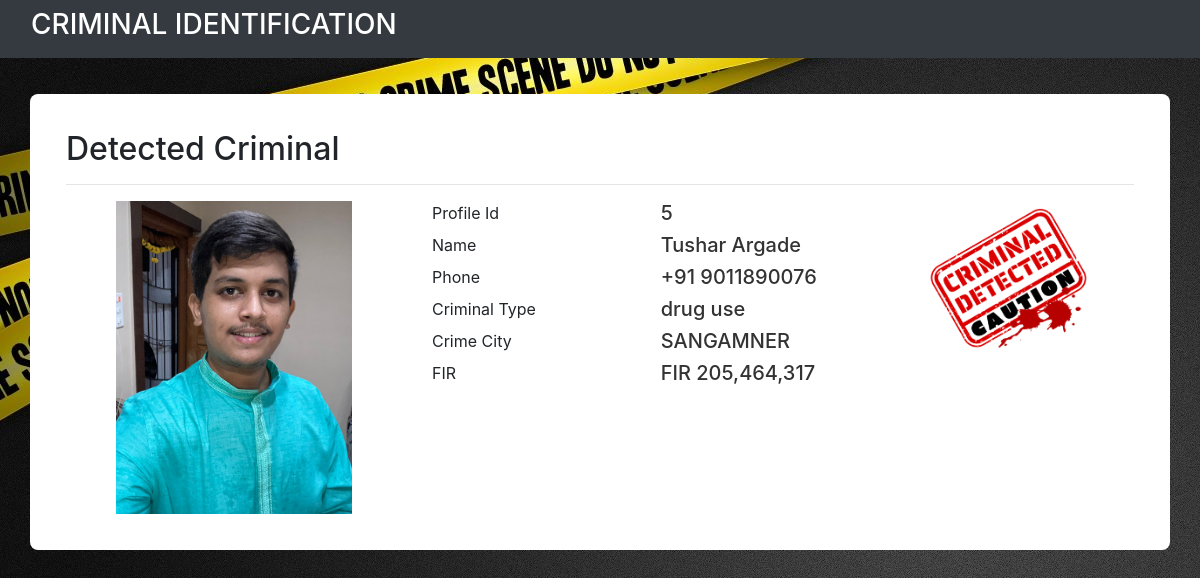
The app's page /details/ (signed in) with its own data.
### core/models.py (models this page shows, shortened)
class Profile(models.Model):
    first_name = models.CharField(max_length=70)
    last_name = models.CharField(max_length=70)
    date = models.DateField()
    phone = models.BigIntegerField()
    city = models.CharField(max_length=70)
    crime_type = models.CharField(choices=types,max_length=20,null=True,blank=False,default='arson')
    fir = models.CharField(max_length=500)
    detect = models.BooleanField(default=False)
    image = models.ImageField()
    updated = models.DateTimeField(auto_now=True)

### core/views.py (the view)
# urls.py: path('details/', details, name= 'details'),
@login_required(login_url="log_in")
@cache_control(no_cache = True, must_revalidate = True, no_store = True)
def details(request):
    try:
        last_face = LastFace.objects.last()
        profile = Profile.objects.get(Q(image__icontains=last_face))
    except:
        last_face = None
        profile = None
    context = {
        'profile': profile,
        'last_face': last_face
    }
    return render(request, 'core/details.html', context)

### core/models.py (called while the page is built)
    def __str__(self):
        return self.last_face

### core/templates/core/details.html (shortened to what this page needs)
{% extends "core/base.html" %}
{% load static %}
{% block content %}
{% if profile == None %}
<div class="container emp-profile">
    <div class="row">
        <div class="col-md-5">
            <div class="alert alert-warning">
                <svg width="1.0625em" height="1em" viewBox="0 0 17 16" class="bi bi-exclamation-triangle"
                    fill="currentColor" xmlns="http://www.w3.org/2000/svg">
                    <path fill-rule="evenodd"
                        d="M7.938 2.016a.146.146 0 0 0-.054.057L1.027 13.74a.176.176 0 0 0-.002.183c.016.03.037.05.054.06.015.01.034.017.066.017h13.713a.12.12 0 0 0 .066-.017.163.163 0 0 0 .055-.06.176.176 0 0 0-.003-.183L8.12 2.073a.146.146 0 0 0-.054-.057A.13.13 0 0 0 8.002 2a.13.13 0 0 0-.064.016zm1.044-.45a1.13 1.13 0 0 0-1.96 0L.165 13.233c-.457.778.091 1.767.98 1.767h13.713c.889 0 1.438-.99.98-1.767L8.982 1.566z" />
                    <path
                        d="M7.002 12a1 1 0 1 1 2 0 1 1 0 0 1-2 0zM7.1 5.995a.905.905 0 1 1 1.8 0l-.35 3.507a.552.552 0 0 1-1.1 0L7.1 5.995z" />
                </svg>
                <p><b>Note: </b>
                <ul>
                    <li>It takes some time to turn on the scanner if your computer hardware
                        does not meet the requirements of the face recognition software</li>
                    <li>consider providing good lighting and good resolution cameras
                        for the software to work properly</li>
                </ul>
                <small>(this window will disappear after running the first scan)</small>
                </p>
            </div>
        </div>
        <div class="col-md-1">
        </div>
        <div class="col-md-6">
            <div>
                <img src="{% static 'img/fgirl.jpg'%}" alt="" width="99%">
            </div>
        </div>
    </div>
</div>
{% else %}
<div class="container emp-profile">
    <h2>Detected Criminal</h2>
    <hr>
        <div class="row">
            <div class="col-md-4">
                <div class="profile-img">
                    <img src="{{ profile.image.url }}" alt="" />
                </div>
            </div>
            <div class="col-md-5">
                <div class="profile-head">
                    <div class="row">
                        <div class="col-md-6">
                            <label>Profile Id</label>
                        </div>
                        <div class="col-md-6">
                            <h5>{{profile.id}}</h5>
                        </div>
                    </div>
                    <div class="row">
                        <div class="col-md-6">
                            <label>Name</label>
                        </div>
                        <div class="col-md-6">
                            <h5>{{profile.first_name}} {{profile.last_name}}</h5>
                        </div>
                    </div>
                    <div class="row">
                        <div class="col-md-6">
                            <label>Phone</label>
                        </div>
                        <div class="col-md-6">
                            <h5>+91 {{profile.phone}}</h5>
                        </div>
                    </div>
                    <div class="row">
                        <div class="col-md-6">
                            <label>Criminal Type</label>
                        </div>
                        <div class="col-md-6">
                            <h5>{{ profile.crime_type }}</h5>
                        </div>
                    </div>
                    <div class="row">
                        <div class="col-md-6">
                            <label>Crime City</label>
                        </div>
                        <div class="col-md-6">
                            <h5>{{ profile.city }}</h5>
                        </div>
                    </div>
                    <div class="row">
                        <div class="col-md-6">
                            <label>FIR</label>
                        </div>
                        <div class="col-md-6">
                            <h5>{{ profile.fir }}</h5>
                        </div>
                    </div>
                </div>
            </div>
            <div class="col-md-3">
                <div class="profile-img">
                    <img src="{% static 'img/Criminal.png'%}" style="height: auto;" alt="" />
                </div>
            </div>
        </div>
</div>
{% endif %}
{% endblock content %}

### static/css/details.css (style rules this page uses)
body { background-image: url("css/base.jpg"); }
.emp-profile { padding: 3%; margin-top: 3%; margin-bottom: 3%; border-radius: 0.5rem; background: rgb(255, 255, 255); }
.profile-img { text-align: center; }
.profile-img img { width: 70%; height: 100%; }
.profile-head h5 { color: #333; }

### records on screen
Profile: image (picture), id "5", first_name "Tushar", last_name "Argade", phone "9011890076", crime_type "drug use", city "SANGAMNER", fir "FIR 205,464,317"
